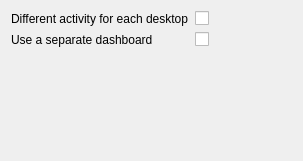
<?xml version="1.0" encoding="UTF-8"?>
<ui version="4.0">
 <class>GlobalOptions</class>
 <widget class="QWidget" name="GlobalOptions">
  <property name="geometry">
   <rect>
    <x>0</x>
    <y>0</y>
    <width>303</width>
    <height>161</height>
   </rect>
  </property>
  <layout class="QFormLayout" name="formLayout">
   <item row="0" column="0">
    <widget class="QLabel" name="label">
     <property name="text">
      <string>Different activity for each desktop</string>
     </property>
    </widget>
   </item>
   <item row="0" column="1">
    <widget class="QCheckBox" name="perVirtualDesktopViews">
     <property name="text">
      <string/>
     </property>
    </widget>
   </item>
   <item row="1" column="0">
    <widget class="QLabel" name="label_2">
     <property name="text">
      <string>Use a separate dashboard</string>
     </property>
    </widget>
   </item>
   <item row="1" column="1">
    <widget class="QCheckBox" name="fixedDashboard">
     <property name="text">
      <string/>
     </property>
    </widget>
   </item>
  </layout>
 </widget>
 <resources/>
 <connections/>
</ui>
